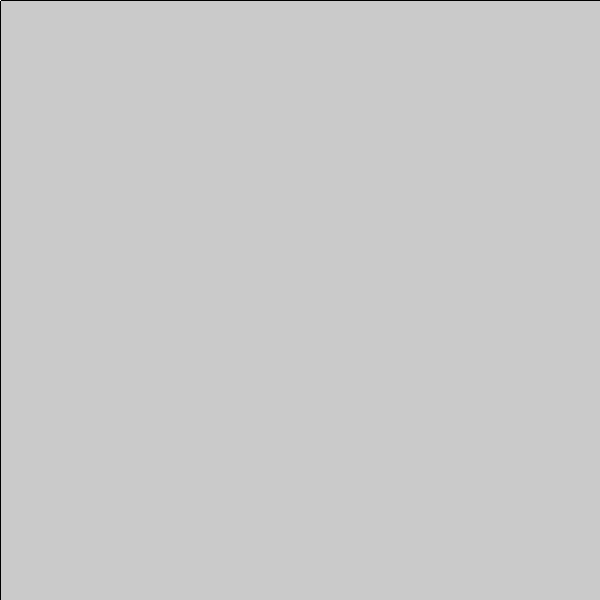
Frame 1 (no input)
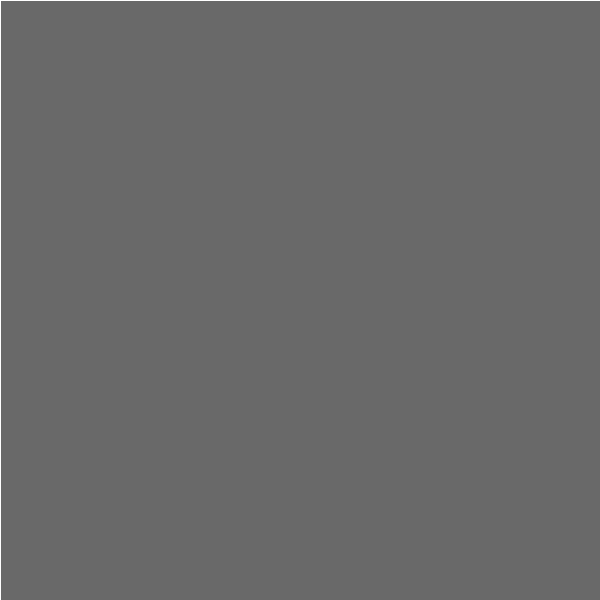
Frame 60 (the mouse pressed at the canvas centre just before this capture)
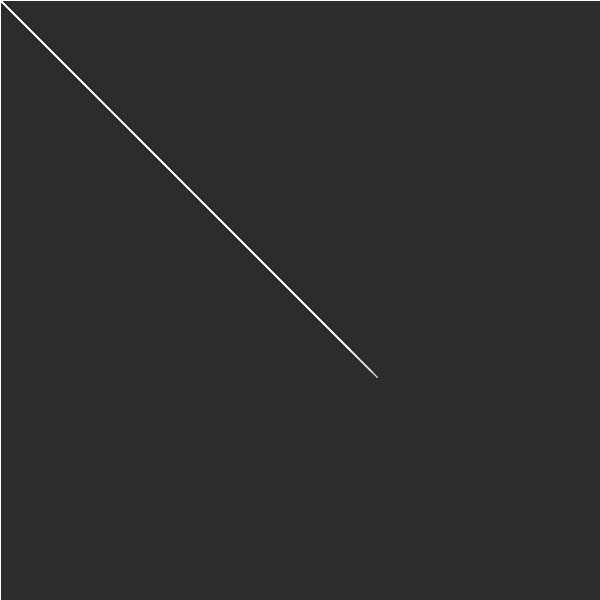
Frame 120 (the mouse held since frame 60 and released just before this capture)

The Processing sketch that drew these frames (run headless with seeded random() and noise(); from frame 60 on, the mouse is pressed at the canvas centre):

// Processing sketch: processing_62700
// ── processing_62700.pde

//cantidad de agentes autónomos
int cant = 50;
//dibujar las trayectorias o no?
boolean dibujar = true;
// darle a cada agente una variación individual?
boolean variar = false;

Bola bolas[];

int radio = 15;

void setup(){
  size(600, 600);
  smooth();
  
  //crear todos los agentes y almacenarlos en un array
  bolas = new Bola[cant];
  for(int n=0; n<cant; n++){
    bolas[n] = new Bola();
  }
}

void draw(){
  
   fondo();
  //recorrer la lista de agentes y moverlos. el primero sigue al mouse, los demás siguen al anterior en la lista
  for(int n=0; n<cant; n++){
    float x, y;
    if(n == 0){
       x = bolas[n].x + (mouseX - bolas[n].x) / 10;
       y = bolas[n].y + (mouseY - bolas[n].y) / 10;
    }
    else
    {
      x = bolas[n].x + (bolas[n-1].x - bolas[n].x) / 5;
      y = bolas[n].y + ( bolas[n-1].y - bolas[n].y) / 5;
      
      // el siguiente condicional produce una repulsión entre las partículas
      // evalua que la bola[n - 1] este a una distancia > que 2 radios de la bola[n]
      // Si esta distancia es menor a 2 radios entonces 
      // la coordenada x se incrementa = repulsión.
      
      if(dist(x,y,bolas[n-1].x,bolas[n-1].y ) < radio * 2)
      {
        x = bolas[n].x + (bolas[n-1].x - bolas[n].x) * 2;
        y = bolas[n].y + (bolas[n-1].y - bolas[n].y) * 2;
      }
      
    }// end else
    
    bolas[n].paso(x, y);
  }
}

void fondo()
{
  if (!dibujar) 
   {  fill(0,10);  } 
  else 
    { fill( 0,3); }
   rect(0,0, width, height);
}

//definición de la clase Bola
class Bola{
  float x, y; //posición actual
  float ax, ay; //posición anterior
  float rx, ry; //variación individual de la posición
  
  Bola(){
    // determinar valores iniciales de las variables
    ax = x = 0;
    ay = y = 0;
    rx = variar ? random(-3, 3) : 0;
    ry = variar ? random(-3, 3) : 0;
    fill(255);
  }
  
  void paso(float inputX, float inputY){
    //modificar posición
    x = inputX + rx;
    y = inputY + ry;
    
    //trazar trayectoria o mostrar posición con un círculo
    if(dibujar){
     //fill(0,3); rect(0,0,width,height);
      stroke(255);
      line(ax, ay, x, y);
    }else{
      fill(255);
      ellipse(x, y, radio, radio);
    }
    
    //almacenar posición actual para el próximo paso
    ax = x;
    ay = y;
  }
}
